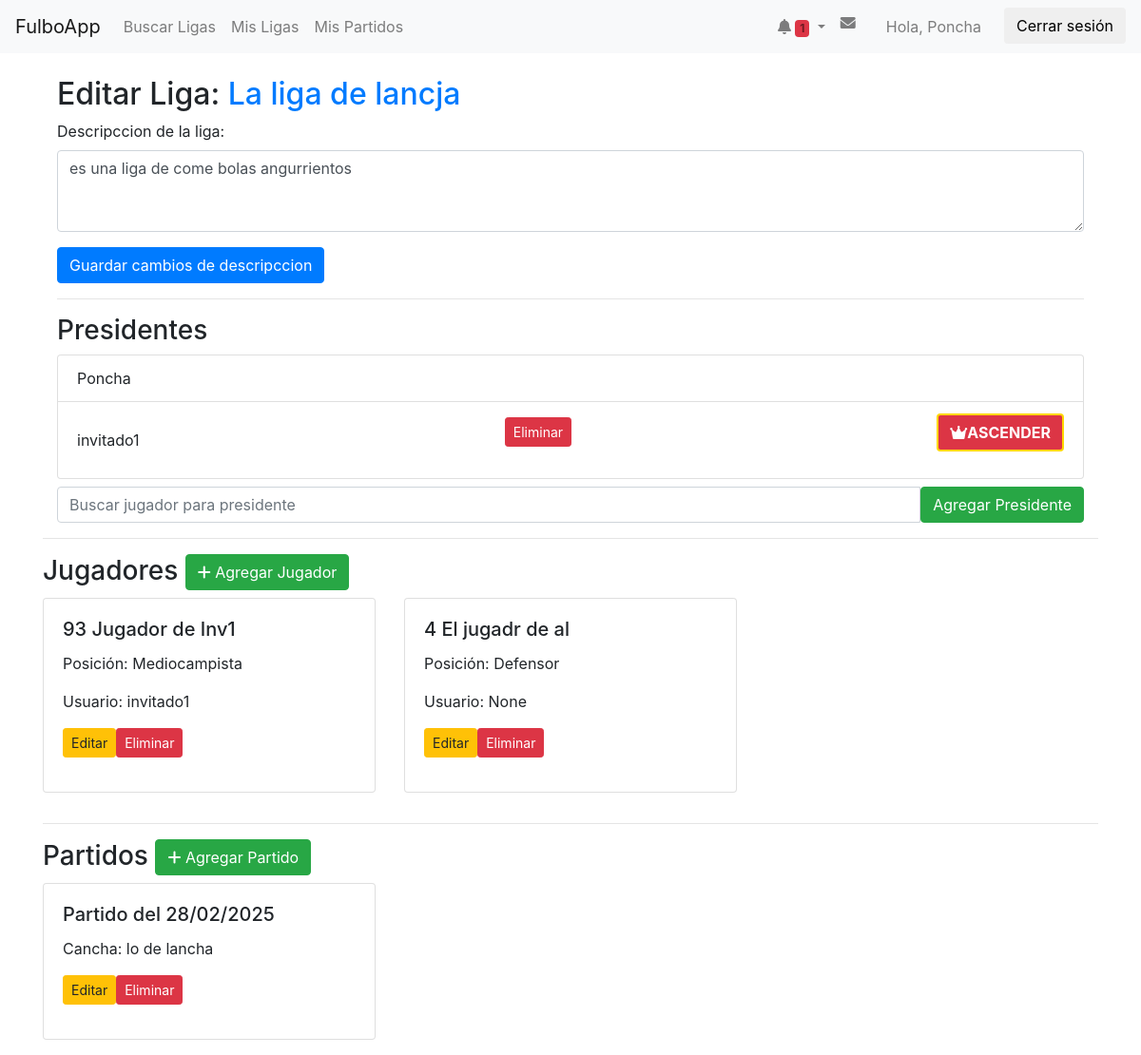
The app's page /AppFulbo/ligas/22/editar_liga (signed in), older data.
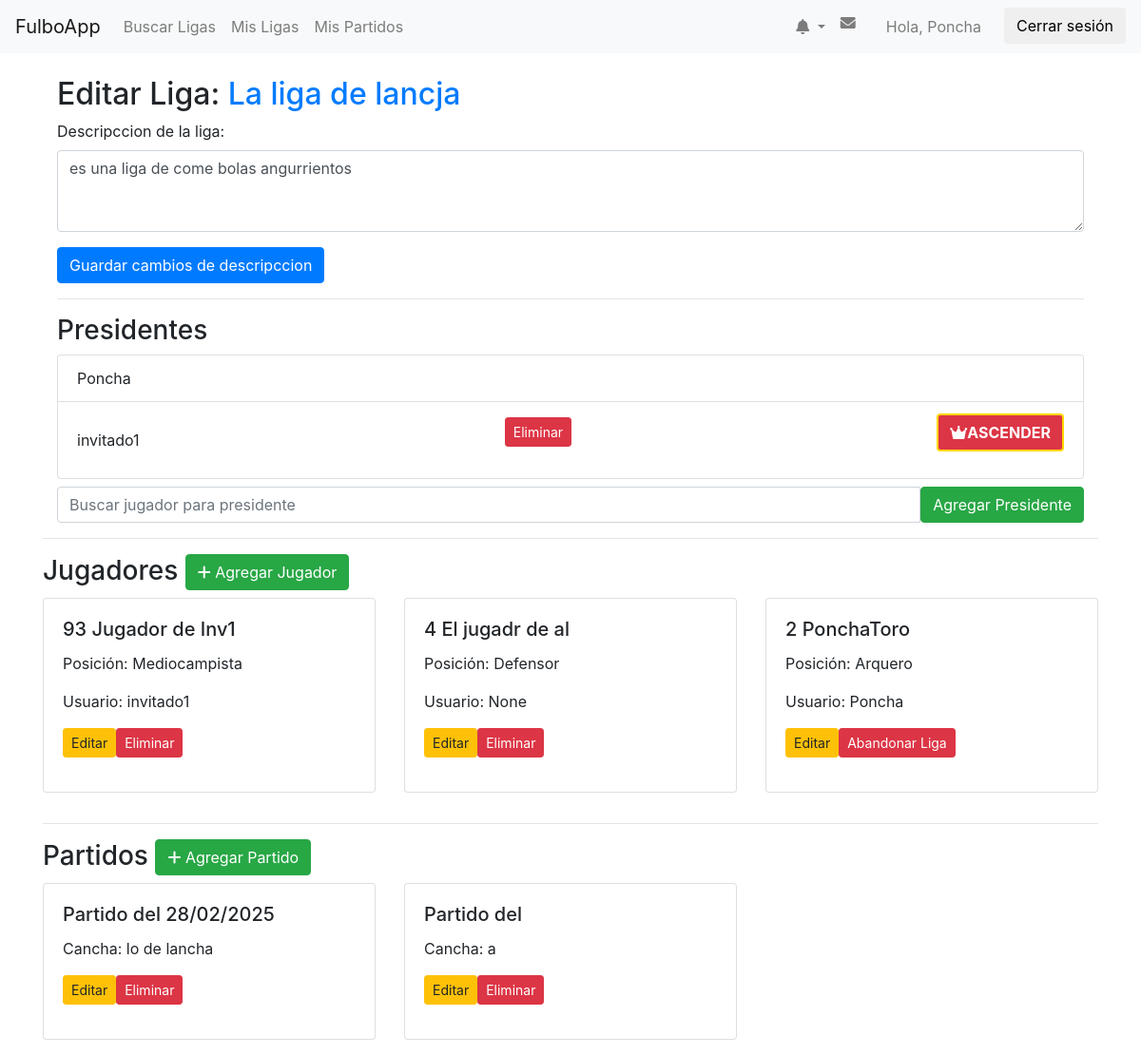
The same page, newer data.
### AppFulbo/models.py (models this page shows, shortened)
class Jugador(models.Model):
    OPCIONES = [
        ('1', 'Arquero'),
        ('2', 'Defensor'),
        ('3', 'Mediocampista'),
        ('4', 'Delantero'),
    ]
    usuario = models.ForeignKey(User, null=True, blank=True, on_delete=models.CASCADE,related_name="user")
    apodo = models.CharField(max_length=15)
    posicion = models.CharField(max_length=1, choices=OPCIONES, null=True, blank=True)
    liga = models.ForeignKey(Liga, on_delete=models.CASCADE, related_name="jugadores")
    numero = models.IntegerField(
        choices=NUMERO_CHOICES,
        validators=[MinValueValidator(1), MaxValueValidator(99)],
        null=True,
        blank=True,
        help_text="Seleccione un número entre 1 y 99."
    )
    activo = models.BooleanField(default=True, help_text="Indica si el jugador está activo en la liga.")
    class Meta:
        unique_together = ('apodo', 'liga')

class Partido(models.Model):
    fecha_partido = models.DateField(null=True, blank=True)
    cancha = models.CharField(max_length=15)
    liga = models.ForeignKey(Liga, on_delete=models.CASCADE, related_name="partidos")  # Liga a la que pertenece

### AppFulbo/views.py (the view)
# urls.py: path('ligas/<int:liga_id>/editar_liga', views.editar_liga, name='editar_liga'),
def editar_liga(request, liga_id):
    liga = get_object_or_404(Liga, id=liga_id)
    presidentes = liga.presidentes.all()
    jugadores = liga.jugadores.filter(activo=True)
    partidos = liga.partidos.all()
    if request.method == "POST":
        action = request.POST.get('action')
        if action == "editar_liga":
            form = LigaForm(request.POST, instance=liga)
            if form.is_valid():
                form.save()
                messages.success(request, "Datos de la liga actualizados.")
            else:
                messages.error(request, "Error al actualizar la liga.")
        elif action == "add_president":
            presidente_id = request.POST.get('presidente_id')
            if request.user != liga.super_presidente:
                messages.error(request, "Solo el SuperPresidente puede eliminar a los presidentes.")
            else:
                nuevo_username = request.POST.get('nuevo_presidente')
                from django.contrib.auth.models import User
                try:
                    nuevo_presidente = User.objects.get(username=nuevo_username)
                    liga.presidentes.add(nuevo_presidente)
                    messages.success(request, f"{nuevo_username} agregado como presidente.")
                except User.DoesNotExist:
                    messages.error(request, "El usuario no existe.")
        elif action == "delete_president":
            presidente_id = request.POST.get('presidente_id')
            if request.user != liga.super_presidente:
                messages.error(request, "Solo el SuperPresidente puede eliminar a los presidentes.")
            else:
                try:
                    presidente = liga.presidentes.get(id=presidente_id)
                    liga.presidentes.remove(presidente)
                    messages.success(request, "Presidente eliminado.")
                except Exception as e:
                    messages.error(request, "Error al eliminar presidente.")
        elif action == "edit_player":
            jugador_id = request.POST.get('jugador_id')
            return redirect('editar_jugador', jugador_id=jugador_id)
        elif action == "abandonar_liga":
            if request.user == liga.super_presidente:
                messages.error(request, "Debes asignar a un superpresidente antes de irte.")
            else:
                liga.presidentes.remove(request.user)
                jugador = liga.jugadores.filter(usuario=request.user, activo=True).first()
                if jugador:
                    jugador.activo = False
                    jugador.save()
                messages.success(request, "Has abandonado la liga y tu jugador ha sido desactivado.")
                return redirect('ver_liga', liga_id=liga.id)
        elif action == "delete_player":
            jugador_id = request.POST.get('jugador_id')
            try:
                jugador = Jugador.objects.get(id=jugador_id)
                jugador.delete()
                messages.success(request, "Jugador eliminado.")
            except Exception as e:
                messages.error(request, "Error al eliminar jugador.")
        elif action == "edit_match":
            partido_id = request.POST.get('partido_id')
            messages.info(request, f"Editar partido {partido_id}.")
        elif action == "delete_match":
            partido_id = request.POST.get('partido_id')
            try:
                partido = Partido.objects.get(id=partido_id)
                partido.delete()
                messages.success(request, "Partido eliminado.")
            except Exception as e:
                messages.error(request, "Error al eliminar partido.")
        elif action == "hacer_super_presidente":
            if request.user != liga.super_presidente:
                messages.error(request, "Solo el superpresidente actual puede realizar este cambio.")
            else:
                nuevo_super_id = request.POST.get('presidente_id')
                try:
                    nuevo_super = liga.presidentes.get(id=nuevo_super_id)
                except liga.presidentes.model.DoesNotExist:
                    nuevo_super = None
                if not nuevo_super:
                    messages.error(request, "El presidente elegido no existe o no es válido.")
                else:
                    if nuevo_super not in liga.presidentes.all():
                        messages.error(request, "El usuario elegido debe ser presidente antes de ser designado como superpresidente.")
                    else:
                        liga.super_presidente = nuevo_super
                        liga.save()
                        messages.success(request, f"{nuevo_super.username} ahora es el superpresidente de la liga.")
            return redirect('editar_liga', liga_id=liga.id)
        return redirect('editar_liga', liga_id=liga.id)
    else:
        form = LigaForm(instance=liga)
    context = {
        'liga': liga,
        'form': form,
        'presidentes': presidentes,
        'jugadores': jugadores,
        'partidos': partidos,
    }
    return render(request, 'AppFulbo/editar_liga.html', context)

### AppFulbo/forms.py
class LigaForm(forms.ModelForm):
    class Meta:
        model = Liga
        fields = ['nombre_liga','descripcion']
        labels = {
            'nombre_liga': 'Nombre de la liga',
            'descripcion': 'Descripccion de la liga'
        }
        widgets = {
            'descripcion': forms.Textarea(attrs={'class': 'form-control', 'rows': 3, 'placeholder': 'Descripción'}),
        }
        help_texts = {
            'nombre_liga': 'Ingrese un nombre único para la liga.'
        }
        error_messages = {
            'nombre_liga': {
                'unique': "Ya existe una liga con este nombre. Por favor, elige otro nombre.",
            },
        }
    def __init__(self, *args, **kwargs):
        super().__init__(*args, **kwargs)
        if self.instance and self.instance.pk:
            self.fields.pop('nombre_liga', None)

### AppFulbo/context_processors.py (called while the page is built)
def notificaciones_context(request):
    if request.user.is_authenticated:
        notificaciones_no_leidas = Notificacion.objects.filter(usuario=request.user, leido=False).count()
    else:
        notificaciones_no_leidas = 0
    return {
        'notificaciones_no_leidas': notificaciones_no_leidas,
    }

### AppFulbo/templates/AppFulbo/editar_liga.html (shortened to what the changed rows need)
{% extends 'AppFulbo/base.html' %}
{% load static %}
{% block content %}
<div class="container mt-4">
    <h2>Editar Liga: <td><a href="{% url 'ver_liga' liga.id %}">{{ liga.nombre_liga }}</a></td></h2>
    <ul class="list-group">
        {% for presidente in presidentes %}
        <li class="list-group-item d-flex justify-content-between align-items-center">
            {{ presidente.username }}
            {% if request.user == liga.super_presidente %}
            {% if presidente.id != request.user.id %}
            <form method="post" style="display:inline;">
                <button type="submit" class="btn btn-danger btn-sm" onclick="return confirm('¿Está seguro de eliminar este presidente?')">Eliminar</button>
            </form>
                <form method="post" style="display:inline;">
                    <button type="submit" style="border: 2px solid gold; font-weight: bold;" class="btn btn-danger" onclick="return confirm('¿Está seguro de hacer Super Presidente a {{presidente.username}}? Usted dejara de serlo')"><i class="fa-solid fa-crown"></i>ASCENDER</button>
                </form>
            {% endif %}
            {% endif %}
        </li>
        {% empty %}
        <li class="list-group-item">No hay presidentes asignados.</li>
        {% endfor %}
    </ul>
</div>
    <div class="row">
        {% for jugador in jugadores %}
        <div class="col-md-4 mb-3">
            <div class="card">
                <div class="card-body">
                    <h5 class="card-title">{{ jugador.numero }} {{ jugador.apodo }}</h5>
                    <p class="card-text">
                        Posición: {{ jugador.get_posicion_display }}
                    </p>
                    <p class="card-text">
                        Usuario: {{ jugador.usuario }}
                    </p>
                    <div class="btn-group">
                        <form method="post" style="display:inline;">
                            <button type="submit" class="btn btn-warning btn-sm">Editar</button>
                        </form>
                        <form method="post" style="display:inline;">
                            {% if jugador.usuario == request.user %}
                            <button type="submit" class="btn btn-danger btn-sm" onclick="return confirm('¿¿Está seguro de salir de la liga?')">Abandonar Liga</button>
                            {% else %}
                            <button type="submit" class="btn btn-danger btn-sm" onclick="return confirm('¿¿Está seguro de eliminar este jugadorliga?')">Eliminar</button>
                            {% endif %}
                        </form>
                    </div>
                </div>
            </div>
        </div>
        {% empty %}
        <p>No hay jugadores registrados.</p>
        {% endfor %}
    </div>
    <div class="row">
        {% for partido in partidos %}
        <div class="col-md-4 mb-3">
            <div class="card">
                <div class="card-body">
                    <h5 class="card-title">Partido del {{ partido.fecha_partido|date:"d/m/Y" }}</h5>
                    <p class="card-text">
                        Cancha: {{ partido.cancha }}
                    </p>
                    <div class="btn-group">
                        <form method="post" style="display:inline;">
                            <button type="submit" class="btn btn-warning btn-sm">Editar</button>
                        </form>
                        <form method="post" style="display:inline;">
                            <button type="submit" class="btn btn-danger btn-sm" onclick="return confirm('¿Está seguro de eliminar este partido?')">Eliminar</button>
                        </form>
                    </div>
                </div>
            </div>
        </div>
        {% empty %}
        <p>No hay partidos registrados en esta liga.</p>
        {% endfor %}
    </div>
</div>
{% endblock %}

### AppFulbo/templates/AppFulbo/base.html (shortened to what this page needs)
{% load static %}
<html lang="es">
<head>
    <link rel="stylesheet" href="https://cdnjs.cloudflare.com/ajax/libs/font-awesome/6.0.0-beta3/css/all.min.css"
 />
    <link rel="stylesheet" href="https://maxcdn.bootstrapcdn.com/bootstrap/4.0.0/css/bootstrap.min.css">
</head>
<body>
    <nav class="navbar navbar-expand-lg navbar-light bg-light">
        <a class="navbar-brand" href="{% url 'inicio' %}">FulboApp</a>
        <div class="collapse navbar-collapse">
            <ul class="navbar-nav mr-auto">
                <li class="nav-item">
                    <li class="nav-item">
                        <a class="nav-link" href="{% url 'buscar_ligas' %}">Buscar Ligas</a>
                    </li>
                    <a class="nav-link" href="{% url 'mis_ligas' %}">Mis Ligas</a>
                </li>
                <li class="nav-item">
                    <a class="nav-link" href="{% url 'mis_partidos' %}">Mis Partidos</a>
                </li>
            </ul>
            <ul class="navbar-nav">
                {% if user.is_authenticated %}
                <li class="nav-item dropdown">
                    <a id="notificationDropdown" class="nav-link dropdown-toggle" href="#" role="button" data-bs-toggle="dropdown" aria-expanded="false">
                        <i class="fa-solid fa-bell"></i>
                        {% if notificaciones_no_leidas > 0 %}
                            <span class="badge bg-danger">{{ notificaciones_no_leidas }}</span>
                        {% endif %}
                    </a>
                </li>
                <li class="nav-item mr-3">
                    <a class="nav-link" href="{% url 'inbox' %}"><i class="fa-solid fa-envelope"></i> </a>
                </li>
                <li class="nav-item mr-3">
                    <a class="nav-link" href="{% url 'mi_perfil' %}">Hola, {{ user.username }}</a>
                </li>
                <li class="nav-item">
                    <form action="{% url 'logout' %}" method="post" class="d-inline">
                        <button type="submit" class="btn btn-logout">Cerrar sesión</button>
                    </form>
                </li>
                {% else %}
                    <li class="nav-item">
                        <a class="nav-link" href="{% url 'login' %}">Iniciar sesión</a>
                    </li>
                {% endif %}
            </ul>
        </div>
    </nav>
    <div class="container mt-4">
        {% block content %}{% endblock %}
</body>
</html>

Row changes from the older to the newer data that the page shows:
added Jugador: numero "2", apodo "PonchaToro", posicion "Arquero", usuario "Poncha"
added Partido: cancha "a"
Text that changed along with them:
{{ notificaciones_no_leidas }}: "1" → (not shown)
